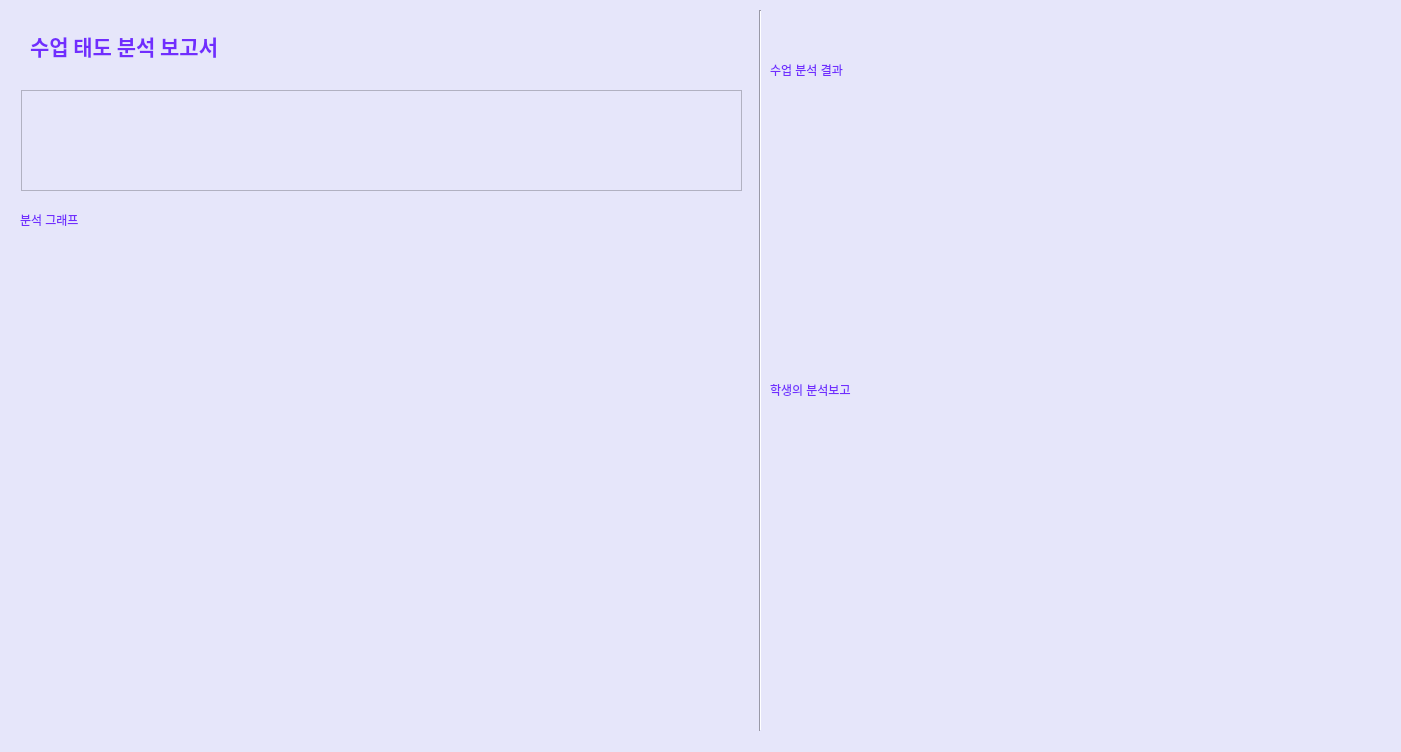
<?xml version="1.0" encoding="UTF-8"?>
<ui version="4.0">
 <class>Dialog</class>
 <widget class="QDialog" name="Dialog">
  <property name="geometry">
   <rect>
    <x>0</x>
    <y>0</y>
    <width>1401</width>
    <height>752</height>
   </rect>
  </property>
  <property name="windowTitle">
   <string>Dialog</string>
  </property>
  <property name="styleSheet">
   <string notr="true">background-color:rgb(230, 230, 250);
selection-background-color: rgb(243, 243, 243);
color: rgba(85, 0, 255, 205);</string>
  </property>
  <widget class="QWidget" name="verticalLayoutWidget_2">
   <property name="geometry">
    <rect>
     <x>770</x>
     <y>90</y>
     <width>611</width>
     <height>281</height>
    </rect>
   </property>
   <layout class="QVBoxLayout" name="verticalLayout_4"/>
  </widget>
  <widget class="QWidget" name="verticalLayoutWidget">
   <property name="geometry">
    <rect>
     <x>20</x>
     <y>240</y>
     <width>721</width>
     <height>491</height>
    </rect>
   </property>
   <layout class="QVBoxLayout" name="verticalLayout_3"/>
  </widget>
  <widget class="Line" name="line">
   <property name="geometry">
    <rect>
     <x>750</x>
     <y>10</y>
     <width>20</width>
     <height>721</height>
    </rect>
   </property>
   <property name="orientation">
    <enum>Qt::Vertical</enum>
   </property>
  </widget>
  <widget class="QTextBrowser" name="textBrowser">
   <property name="geometry">
    <rect>
     <x>21</x>
     <y>90</y>
     <width>721</width>
     <height>101</height>
    </rect>
   </property>
   <property name="font">
    <font>
     <family>맑은 고딕</family>
     <pointsize>11</pointsize>
    </font>
   </property>
   <property name="styleSheet">
    <string notr="true"/>
   </property>
  </widget>
  <widget class="QLabel" name="label">
   <property name="geometry">
    <rect>
     <x>30</x>
     <y>20</y>
     <width>231</width>
     <height>51</height>
    </rect>
   </property>
   <property name="font">
    <font>
     <family>맑은 고딕</family>
     <pointsize>16</pointsize>
     <weight>75</weight>
     <bold>true</bold>
    </font>
   </property>
   <property name="text">
    <string>수업 태도 분석 보고서</string>
   </property>
  </widget>
  <widget class="QWidget" name="verticalLayoutWidget_3">
   <property name="geometry">
    <rect>
     <x>770</x>
     <y>410</y>
     <width>611</width>
     <height>321</height>
    </rect>
   </property>
   <layout class="QVBoxLayout" name="verticalLayout_5"/>
  </widget>
  <widget class="QLabel" name="label_2">
   <property name="geometry">
    <rect>
     <x>770</x>
     <y>380</y>
     <width>91</width>
     <height>20</height>
    </rect>
   </property>
   <property name="text">
    <string>학생의 분석보고</string>
   </property>
  </widget>
  <widget class="QLabel" name="label_3">
   <property name="geometry">
    <rect>
     <x>770</x>
     <y>60</y>
     <width>91</width>
     <height>20</height>
    </rect>
   </property>
   <property name="text">
    <string>수업 분석 결과</string>
   </property>
  </widget>
  <widget class="QLabel" name="label_4">
   <property name="geometry">
    <rect>
     <x>20</x>
     <y>210</y>
     <width>91</width>
     <height>20</height>
    </rect>
   </property>
   <property name="text">
    <string>분석 그래프</string>
   </property>
  </widget>
 </widget>
 <resources/>
 <connections/>
</ui>
